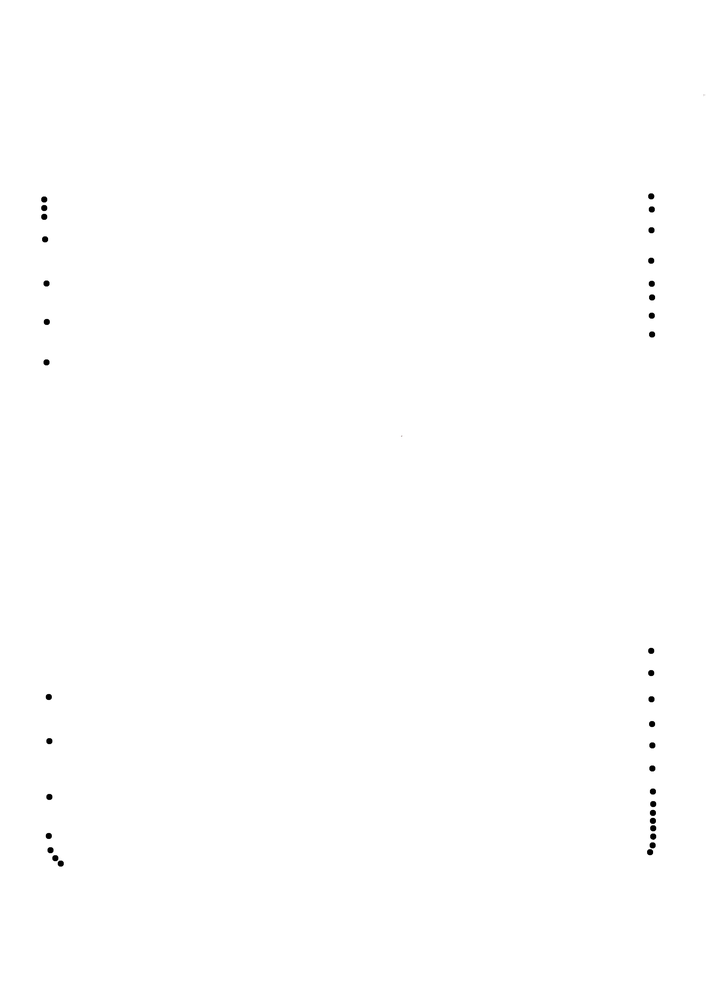
#> input picture Vase_01/scan_filtered.png, 706 x 999 px, shrunk from 2481 x 3508 before the run
$ python trace_vases_profile.py
#> lines starting #> are read from the running program, lines starting #| are printed output that depends on the picture; after the words box and inside, x2 and y2 are one past the last pixel; in counts of white or black regions, pixels touching at a corner belong together
"""
OpenCV-based Vase Profile Detection and Processing

Overview
--------
This script processes vase profile images to detect point locations, transform
them into physical (centimeter) coordinates, and generate measurements and
plots suitable for manufacturing or analysis. It supports multiple vase
designs, each with its own physical dimensions and thickness parameters, and
produces standardized CSV and PDF outputs per vase.

Pipeline
--------
1. Load image and apply binary thresholding (grayscale -> binary mask)
2. Detect profile points using OpenCV's SimpleBlobDetector
3. Convert pixel coordinates to physical dimensions (cm)
4. Apply wall and bottom thickness adjustments
5. Balance profile symmetry (function name retains historic spelling)
6. Visualize and export results (CSV of points and a PDF plot)

Coordinate Convention
---------------------
- After processing, the X coordinate represents height (cm) along the vase's
    vertical axis; Y represents half-width (cm) from the centerline. Negative Y
    values indicate the mirrored side prior to absolute-value plotting.
- Images are rotated 90° clockwise at load to align axes with this convention.

Usage
-----
        python trace_opencv.py

Expected Project Layout
-----------------------
- For each vase "Vase_XX", an input image is expected at
    "Vase_XX/scan_filtered.png". The script writes outputs to the same folder:
    - "_detected_points.csv" (semicolon-separated with header "x;y")
    - "_detected_points.pdf" (plot)

Dependencies
------------
        opencv-python, numpy, matplotlib
"""

# pip install opencv-python numpy matplotlib
import cv2
import numpy as np
import matplotlib.pyplot as plt
from typing import Tuple, List, Dict
import os
import logging
import sys
import traceback

# Configure logging for the script
logging.basicConfig(
    level=logging.INFO,
    format="%(asctime)s [%(levelname)s] %(message)s"
)
logger = logging.getLogger(__name__)

def validate_image_path(image_path: str) -> bool:
    """
    Validate whether the image path exists and is accessible.

    Args:
        image_path (str): Path to the image file to validate

    Returns:
        bool: True if file exists and is a regular file; False otherwise.

    Notes:
        - This function logs problems but does not raise exceptions. Callers
          that require strict failure should check the return value and raise.
    """
    logger.debug(f"Validating image path: {image_path}")

    if not os.path.exists(image_path):
        logger.error(f"Image file does not exist: {image_path}")
        return False

    if not os.path.isfile(image_path):
        logger.error(f"Path is not a valid file: {image_path}")
        return False

    return True


def load_and_threshold_image(image_path: str, threshold: int = 200) -> np.ndarray:
    """
    Load and threshold an image to create a binary mask.

    This function loads a grayscale image from the specified path and applies
    a binary threshold to separate foreground and background. Values above the
    threshold become white (255) while values below become black (0).

    Args:
        image_path (str): Path to the input image
        threshold (int): Threshold value for binarization (0-255)

    Returns:
        np.ndarray: Binary image (uint8) with values {0, 255}, rotated 90°
        clockwise to align the vertical axis with X (height) in downstream
        processing.

    Raises:
        ValueError: If the image cannot be loaded successfully
        FileNotFoundError: If the image file doesn't exist

    Notes:
        - The 90° clockwise rotation standardizes orientation so that
          subsequent scaling treats image width as physical height and image
          height as physical width.
    """
#> called with image_path = 'Vase_01/scan_filtered.png', threshold = 200
    logger.info(f"Attempting to load image from {image_path}")

    # Validate image path
    if not validate_image_path(image_path):
        error_msg = f"Invalid image path: {image_path}"
        logger.error(error_msg)
        raise FileNotFoundError(error_msg)

    try:
        # Load the image in grayscale mode
        logger.debug("Reading image in grayscale mode")
        image = cv2.imread(image_path, cv2.IMREAD_GRAYSCALE)
#> image: shape (999, 706); min 0, max 255, mean 254.6

        # Check if image was loaded successfully
        if image is None:
            error_msg = f"Failed to load image: {image_path}"
            logger.error(error_msg)
            raise ValueError(error_msg)

        # Rotate image
        image = cv2.rotate(image, cv2.ROTATE_90_CLOCKWISE)
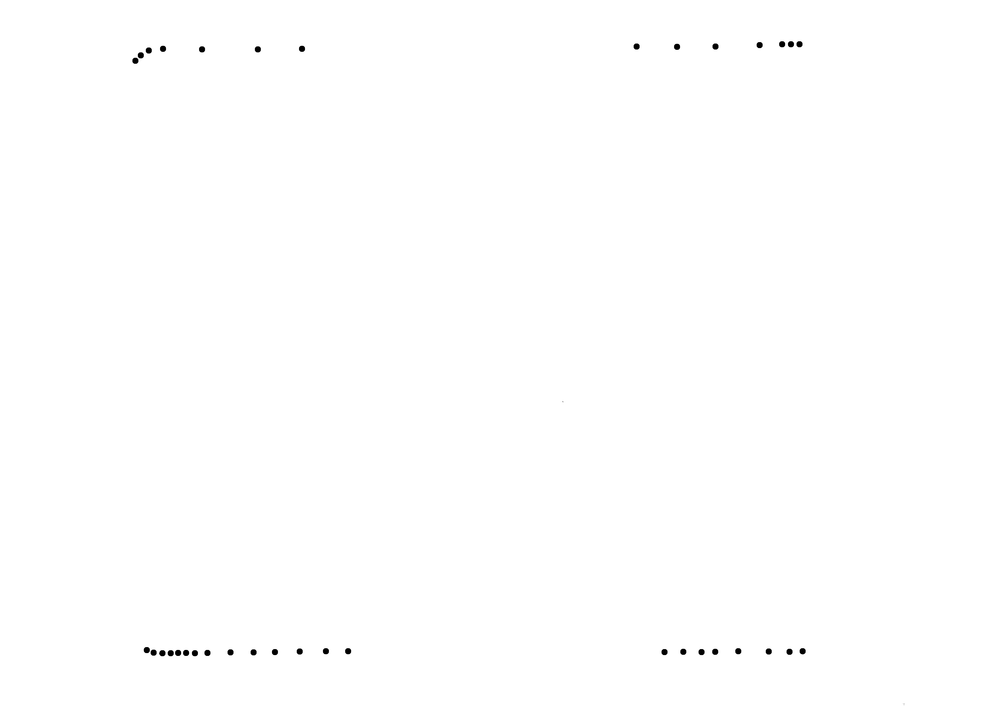
#> image: shape (706, 999); min 0, max 255, mean 254.6

        # Log image properties
        height, width = image.shape
#> height = 706; width = 999
        logger.info(f"Image loaded successfully: {width}x{height} pixels")

        # Apply thresholding to create binary image
        logger.debug(f"Applying threshold {threshold} to image")
        _, binary = cv2.threshold(image, threshold, 255, cv2.THRESH_BINARY)
#> binary: shape (706, 999); 99.8% white; 35 black regions (1 under 20 px), largest, box (x1, y1, x2, y2) and area: (132, 52, 144, 64) 71, (144, 647, 157, 656) 69, (799, 648, 806, 655) 38

        # Log thresholding results
        white_pixels = np.sum(binary == 255)
#> white_pixels = 704021
        white_percentage = (white_pixels / (width * height)) * 100
#> white_percentage = 99.82
        logger.debug(f"Thresholding result: {white_percentage:.2f}% white pixels")

        logger.info(f"Successfully loaded and thresholded image: {image_path}")
        return binary

    except Exception as e:
        error_msg = f"Error processing image {image_path}: {str(e)}"
        logger.error(error_msg)
        logger.debug(traceback.format_exc())
        exit(1)


def detect_points(binary_image: np.ndarray) -> List[Tuple[float, float]]:
    """
    Detect points in binary image using SimpleBlobDetector.

    This function configures a blob detector to find circular features in the
    binary image that correspond to points on the vase profile. It filters blobs
    based on area and circularity parameters.

    Args:
        binary_image (np.ndarray): Binary input image with 0 and 255 values

    Returns:
                List[Tuple[float, float]]: Detected point coordinates as (x, y) tuples
                in pixel units (pre-scaling).

        Notes:
                - Parameters like minArea/maxArea and minCircularity may require tuning
                    per image set. Increase minArea to reject noise; adjust circularity
                    to accommodate non-perfect circular markers.
    """
    logger.info("Starting point detection with SimpleBlobDetector")

    # Configure blob detector parameters
    params = cv2.SimpleBlobDetector_Params()

    # Filter by area - adjust based on expected point size in the image
    params.filterByArea = True
    params.minArea = 100
    params.maxArea = 1000
    logger.debug(f"Blob area filter: min={params.minArea}, max={params.maxArea}")

    # Filter by circularity - ensures detected blobs are approximately circular
    params.filterByCircularity = True
    params.minCircularity = 0.7  # 1.0 is a perfect circle
    logger.debug(f"Blob circularity filter: min={params.minCircularity}")

    # Create detector with parameters and detect keypoints
    detector = cv2.SimpleBlobDetector_create(params)
    keypoints = detector.detect(binary_image)
#> keypoints = ()

    # Extract point coordinates from keypoints
    detected_points = [(kp.pt[0], kp.pt[1]) for kp in keypoints]
#> detected_points = []

    logger.info(f"Detected {len(detected_points)} points in the image")

    if detected_points:
        # Log some statistics about detected points
        x_coords = [pt[0] for pt in detected_points]
        y_coords = [pt[1] for pt in detected_points]

        logger.debug(f"X-coordinate range: {min(x_coords):.1f} to {max(x_coords):.1f}")
        logger.debug(f"Y-coordinate range: {min(y_coords):.1f} to {max(y_coords):.1f}")
    else:
        logger.warning("No points were detected in the image")

    return detected_points


# [243 lines left out: functions scale_points, apply_thickness_adjustments, balance_sycmetry, process_points, setup_plot, not called in this run]


def create_output_directory(dir_path: str) -> None:
    """
    Create output directory if it doesn't exist.

    Args:
        dir_path (str): Directory path to create
    """
    if not os.path.exists(dir_path):
        logger.info(f"Creating output directory: {dir_path}")
        os.makedirs(dir_path)
    else:
        logger.debug(f"Output directory already exists: {dir_path}")


# [21 lines left out: function save_plot_and_data, not called in this run]


def process_vase(name: str, dimensions: Dict[str, float],
                plot_width: float, plot_height: float) -> None:
    """
    Process a single vase image through the full detection and transform pipeline.

    Args:
        name (str): Vase name/identifier (also the folder containing inputs/outputs)
        dimensions (Dict[str, float]): Physical dimensions in cm with keys:
            - width, height, wall_thickness, bottom_thickness
        plot_width (float): Plot width in cm
        plot_height (float): Plot height in cm

    Side Effects:
        Writes CSV and PDF files to the vase's output directory.
    """
    logger.info("=" * 50)
    logger.info(f"Processing vase: {name}")
    logger.info(f"Dimensions: {dimensions}")

    # Setup output directory
    output_dir = name
    create_output_directory(output_dir)

    # Construct image path
    image_path = f"{output_dir}/scan_filtered.png"

    try:
        # Load and process image
        binary = load_and_threshold_image(image_path)

        # Detect points in the image
        detected_points = detect_points(binary)
#> detected_points = []
        if not detected_points:
            logger.error(f"No points detected in {image_path}. Skipping.")
            return

        # Convert detected points to numpy array
        points = np.array(detected_points).reshape(-1, 2)
        logger.info(f"Converting {len(detected_points)} points to numpy array")

        # Process points to physical coordinates
        points = process_points(
            points,
            dimensions["width"],
            dimensions["height"],
            dimensions["wall_thickness"],
            dimensions["bottom_thickness"],
        )

        # Create plot with precise dimensions
        fig, ax = setup_plot(plot_width, plot_height)

        # Configure plot
        logger.debug("Configuring plot appearance and data")

        # Set axis limits with 20% padding
        ax.set_xlim(1.2 * points[:, 0].min(), 1.2 * points[:, 0].max())
        ax.set_ylim(0, 1.2 * points[:, 1].max())

        # Plot positive Y points
        positive_points = points[points[:, 1] >= 0]
        if len(positive_points) > 0:
            ax.scatter(positive_points[:, 0], positive_points[:, 1],
                      s=2, color='blue', label='Positive side')
            logger.debug(f"Plotted {len(positive_points)} points on positive side")

        # Plot absolute values of negative Y points
        negative_points = points[points[:, 1] < 0]
        if len(negative_points) > 0:
            ax.scatter(negative_points[:, 0], np.abs(negative_points[:, 1]),
                      s=2, color='red', label='Negative side')
            logger.debug(f"Plotted {len(negative_points)} points on negative side")

        # Add grid, labels and styling
        ax.grid(True, which="major", linewidth=0.5)
        ax.grid(True, which="minor", linewidth=0.2)
        ax.set_xlabel("cm")
        ax.set_ylabel("cm")
        ax.set_title(f"Vase Profile: {name}")

        # Save results
        save_plot_and_data(points, output_dir)

        # Show the plot
        # logger.info(f"Displaying plot for {name}")
        # plt.show()

        logger.info(f"Completed processing for {name}")

    except Exception as e:
        logger.error(f"Error processing vase {name}: {str(e)}")
        logger.debug(traceback.format_exc())


def main():
    """
    Main function to process multiple vase images and create plots.

    This function coordinates the processing of multiple vase designs,
    applying the same detection and transformation pipeline to each one
    with their specific physical dimensions.

        Notes:
                - Input images must be named "scan_filtered.png" within each vase's
                    directory (e.g., Vase_01/scan_filtered.png).
                - Update the "vases" dictionary to add/remove designs or adjust
                    physical parameters.
    """
    logger.info("Starting vase profile detection and processing")

    # Constants for plot dimensions
    PLOT_WIDTH_CM = 27 / 3.5  # Approximately 7.7 cm
    PLOT_HEIGHT_CM = 21 / 3.5  # Approximately 6.0 cm
    logger.info(f"Plot dimensions: {PLOT_WIDTH_CM:.1f} × {PLOT_HEIGHT_CM:.1f} cm")

    # Vase specifications with physical dimensions
    vases = {
        "Vase_01": {"width": 18.1, "height": 20.0, "wall_thickness": .45, "bottom_thickness" : .5},
        "Vase_02": {"width": 15.6, "height": 23.7, "wall_thickness": .55, "bottom_thickness" : .6},
        "Vase_03": {"width": 11.1, "height": 29.4, "wall_thickness": .42, "bottom_thickness" : .42},
    }

    logger.info(f"Processing {len(vases)} vase designs")

    # Process each vase
    for vase_name, dimensions in vases.items():
        try:
            process_vase(vase_name, dimensions, PLOT_WIDTH_CM, PLOT_HEIGHT_CM)
        except Exception as e:
            logger.error(f"Failed to process {vase_name}: {str(e)}")
            continue

    logger.info("Vase processing completed")


if __name__ == "__main__":
    try:
        main()
    except Exception as e:
        logger.critical(f"Unhandled exception: {str(e)}")
        logger.debug(traceback.format_exc())
        sys.exit(1)
